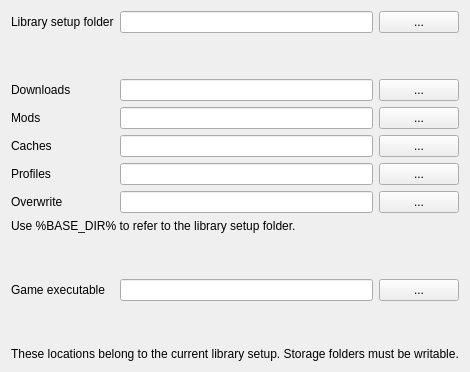
     <widget class="QWidget" name="pathsTab">
      <attribute name="title">
       <string>Paths</string>
      </attribute>
      <layout class="QVBoxLayout" name="verticalLayout_10">
       <item>
        <layout class="QGridLayout" name="gridLayout_2">
         <item row="6" column="2">
          <widget class="QPushButton" name="browseOverwriteDirBtn">
           <property name="text">
            <string>...</string>
           </property>
          </widget>
         </item>
         <item row="3" column="2">
          <widget class="QPushButton" name="browseModDirBtn">
           <property name="text">
            <string notr="true">...</string>
           </property>
          </widget>
         </item>
         <item row="6" column="1">
          <widget class="QLineEdit" name="overwriteDirEdit"/>
         </item>
         <item row="0" column="2">
          <widget class="QPushButton" name="browseBaseDirBtn">
           <property name="text">
            <string>...</string>
           </property>
          </widget>
         </item>
         <item row="0" column="1">
          <widget class="QLineEdit" name="baseDirEdit"/>
         </item>
         <item row="4" column="0">
          <widget class="QLabel" name="label_9">
           <property name="text">
            <string>Caches</string>
           </property>
          </widget>
         </item>
         <item row="6" column="0">
          <widget class="QLabel" name="label_24">
           <property name="text">
            <string>Overwrite</string>
           </property>
          </widget>
         </item>
         <item row="2" column="1">
          <widget class="QLineEdit" name="downloadDirEdit">
           <property name="toolTip">
            <string>Directory where downloads are stored.</string>
           </property>
           <property name="whatsThis">
            <string>Directory where downloads are stored.</string>
           </property>
          </widget>
         </item>
         <item row="4" column="1">
          <widget class="QLineEdit" name="cacheDirEdit"/>
         </item>
         <item row="4" column="2">
          <widget class="QPushButton" name="browseCacheDirBtn">
           <property name="text">
            <string notr="true">...</string>
           </property>
          </widget>
         </item>
         <item row="2" column="0">
          <widget class="QLabel" name="label_7">
           <property name="text">
            <string>Downloads</string>
           </property>
          </widget>
         </item>
         <item row="1" column="1">
          <spacer name="verticalSpacer_8">
           <property name="orientation">
            <enum>Qt::Vertical</enum>
           </property>
           <property name="sizeHint" stdset="0">
            <size>
             <width>20</width>
             <height>40</height>
            </size>
           </property>
          </spacer>
         </item>
         <item row="5" column="0">
          <widget class="QLabel" name="label_22">
           <property name="text">
            <string>Profiles</string>
           </property>
          </widget>
         </item>
         <item row="2" column="2">
          <widget class="QPushButton" name="browseDownloadDirBtn">
           <property name="sizePolicy">
            <sizepolicy hsizetype="Fixed" vsizetype="Fixed">
             <horstretch>0</horstretch>
             <verstretch>0</verstretch>
            </sizepolicy>
           </property>
           <property name="text">
            <string notr="true">...</string>
           </property>
          </widget>
         </item>
         <item row="5" column="1">
          <widget class="QLineEdit" name="profilesDirEdit"/>
         </item>
         <item row="3" column="1">
          <widget class="QLineEdit" name="modDirEdit">
           <property name="toolTip">
            <string>Directory where mods are stored.</string>
           </property>
           <property name="whatsThis">
            <string>Directory where mods are stored. Please note that changing this will break all associations of profiles with mods that don't exist in the new location (with the same name).</string>
           </property>
          </widget>
         </item>
         <item row="5" column="2">
          <widget class="QPushButton" name="browseProfilesDirBtn">
           <property name="text">
            <string>...</string>
           </property>
          </widget>
         </item>
         <item row="11" column="1">
          <widget class="QLineEdit" name="managedGameDirEdit">
           <property name="acceptDrops">
            <bool>false</bool>
           </property>
           <property name="readOnly">
            <bool>true</bool>
           </property>
          </widget>
         </item>
         <item row="3" column="0">
          <widget class="QLabel" name="label_8">
           <property name="text">
            <string>Mods</string>
           </property>
          </widget>
         </item>
         <item row="10" column="1">
          <spacer name="verticalSpacer_7">
           <property name="orientation">
            <enum>Qt::Vertical</enum>
           </property>
           <property name="sizeHint" stdset="0">
            <size>
             <width>20</width>
             <height>40</height>
            </size>
           </property>
          </spacer>
         </item>
         <item row="11" column="0">
          <widget class="QLabel" name="label_29">
           <property name="text">
            <string>Game executable</string>
           </property>
          </widget>
         </item>
         <item row="0" column="0">
          <widget class="QLabel" name="label_25">
           <property name="text">
            <string>Library setup folder</string>
           </property>
          </widget>
         </item>
         <item row="9" column="0" colspan="3">
          <widget class="QLabel" name="label_26">
           <property name="text">
            <string>Use %BASE_DIR% to refer to the library setup folder.</string>
           </property>
          </widget>
         </item>
         <item row="11" column="2">
          <widget class="QPushButton" name="browseGameDirBtn">
           <property name="text">
            <string>...</string>
           </property>
          </widget>
         </item>
        </layout>
       </item>
       <item>
        <spacer name="verticalSpacer_6">
         <property name="orientation">
          <enum>Qt::Vertical</enum>
         </property>
         <property name="sizeHint" stdset="0">
          <size>
           <width>20</width>
           <height>40</height>
          </size>
         </property>
        </spacer>
       </item>
       <item>
        <widget class="QLabel" name="label_23">
         <property name="text">
          <string>These locations belong to the current library setup. Storage folders must be writable.</string>
         </property>
        </widget>
       </item>
      </layout>
     </widget>
